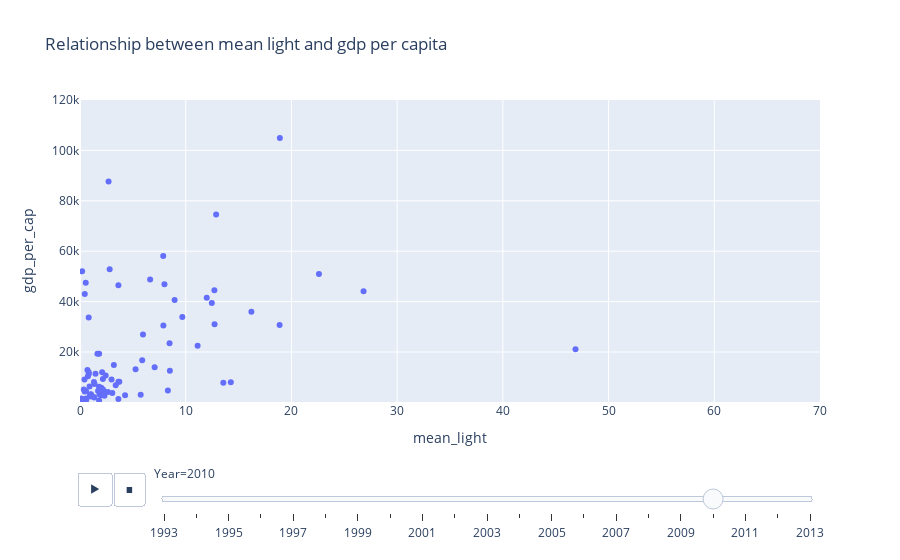

Notebook cell for this chart:
### Code cell
fig = px.scatter(imputed_df, x="mean_light", y="gdp_per_cap", animation_frame="Year", animation_group="Country",hover_name="Country",
           range_x=[0,70], range_y=[150,120000], title='Relationship between mean light and gdp per capita')
fig.show()

### Figure 1 — Plotly figure (JSON) as saved in the notebook; plotly's stock layout.template omitted (floating-point values rounded to 4 significant figures)
{"data": [{"hoverlabel": {"namelength": 0}, "hovertemplate": "<b>%{hovertext}</b><br><br>Year=2010<br>mean_light=%{x}<br>gdp_per_cap=%{y}", "hovertext": ["Albania", "Algeria", "Argentina", "Armenia", "Australia", "Austria", "Azerbaijan", "Bangladesh", "Belarus", "Belgium", "Benin", "Brazil", "Bulgaria", "Cameroon", "Canada", "Chile", "China", "Colombia", "Costa Rica", "Croatia", "Cyprus", "Denmark", "Ecuador", "Egypt", "El Salvador", "Estonia", "Ethiopia", "Finland", "France", "Georgia", "Germany", "Ghana", "Greece", "Guatemala", "Honduras", "Hungary", "Iceland", "India", "Indonesia", "Ireland", "Israel", "Italy", "Jamaica", "Japan", "Jordan", "Kazakhstan", "Kyrgyzstan", "Latvia", "Lebanon", "Lithuania", "Luxembourg", "Malaysia", "Malta", "Mauritius", "Mexico", "Morocco", "Mozambique", "Netherlands", "New Zealand", "Nicaragua", "Nigeria", "Norway", "Oman", "Panama", "Paraguay", "Peru", "Philippines", "Poland", "Portugal", "Romania", "Saudi Arabia", "Senegal", "Slovakia", "Slovenia", "South Africa", "Spain", "Sri Lanka", "Sweden", "Switzerland", "Thailand", "Togo", "Tunisia", "Turkey", "Ukraine", "United Arab Emirates", "United Kingdom", "Uruguay", "Zambia"], "ids": ["Albania", "Algeria", "Argentina", "Armenia", "Australia", "Austria", "Azerbaijan", "Bangladesh", "Belarus", "Belgium", "Benin", "Brazil", "Bulgaria", "Cameroon", "Canada", "Chile", "China", "Colombia", "Costa Rica", "Croatia", "Cyprus", "Denmark", "Ecuador", "Egypt", "El Salvador", "Estonia", "Ethiopia", "Finland", "France", "Georgia", "Germany", "Ghana", "Greece", "Guatemala", "Honduras", "Hungary", "Iceland", "India", "Indonesia", "Ireland", "Israel", "Italy", "Jamaica", "Japan", "Jordan", "Kazakhstan", "Kyrgyzstan", "Latvia", "Lebanon", "Lithuania", "Luxembourg", "Malaysia", "Malta", "Mauritius", "Mexico", "Morocco", "Mozambique", "Netherlands", "New Zealand", "Nicaragua", "Nigeria", "Norway", "Oman", "Panama", "Paraguay", "Peru", "Philippines", "Poland", "Portugal", "Romania", "Saudi Arabia", "Senegal", "Slovakia", "Slovenia", "South Africa", "Spain", "Sri Lanka", "Sweden", "Switzerland", "Thailand", "Togo", "Tunisia", "Turkey", "Ukraine", "United Arab Emirates", "United Kingdom", "Uruguay", "Zambia"], "legendgroup": "", "marker": {"color": "#636efa", "symbol": "circle"}, "mode": "markers", "name": "", "showlegend": false, "type": "scatter", "x": [2.366, 0.5682, 0.7531, 1.85, 0.201, 7.989, 2.011, 1.806, 1.797, 26.82, 0.2518, 0.834, 3.378, 0.08623, 0.5416, 0.7044, 1.71, 0.9008, 3.718, 7.061, 12.73, 7.872, 2.135, 2.31, 5.741, 3.203, 0.05471, 3.632, 8.952, 1.044, 11.99, 0.5722, 5.957, 1.961, 1.361, 5.257, 0.4516, 3.632, 0.9782, 6.633, 18.88, 16.21, 8.314, 12.71, 3.059, 0.4224, 0.5756, 1.466, 13.56, 2.096, 18.91, 2.984, 46.87, 14.26, 2.164, 0.9521, 0.08337, 22.6, 0.8213, 0.5853, 0.9148, 2.703, 1.811, 1.319, 0.4504, 0.3566, 1.283, 8.502, 11.13, 3.632, 1.649, 0.2524, 5.885, 8.472, 1.377, 7.886, 4.265, 2.806, 12.87, 2.176, 0.2828, 2.642, 2.429, 2.229, 9.68, 12.47, 0.8264, 0.1177], "xaxis": "x", "y": [4094.0, 4481.0, 10390.0, 3218.0, 52020.0, 46860.0, 5843.0, 781.2, 6181.0, 44140.0, 758.4, 11290.0, 6843.0, 1285.0, 47450.0, 12810.0, 4550.0, 6327.0, 8142.0, 13920.0, 31020.0, 58040.0, 4634.0, 2645.0, 2983.0, 14780.0, 341.6, 46460.0, 40640.0, 3233.0, 41530.0, 1298.0, 26920.0, 2825.0, 1904.0, 13110.0, 43020.0, 1358.0, 3122.0, 48720.0, 30690.0, 36000.0, 4704.0, 44510.0, 3690.0, 9070.0, 880.0, 11340.0, 7757.0, 11950.0, 105000.0, 9041.0, 21110.0, 8000.0, 9271.0, 2840.0, 471.2, 50950.0, 33690.0, 1504.0, 2292.0, 87690.0, 19280.0, 8082.0, 4356.0, 5082.0, 2124.0, 12600.0, 22500.0, 8210.0, 19260.0, 1279.0, 16730.0, 23510.0, 7329.0, 30500.0, 2800.0, 52820.0, 74610.0, 5076.0, 533.5, 4142.0, 10670.0, 2965.0, 33890.0, 39440.0, 11990.0, 1489.0], "yaxis": "y"}], "layout": {"autosize": true, "legend": {"tracegroupgap": 0}, "sliders": [{"active": 17, "currentvalue": {"prefix": "Year="}, "len": 0.9, "pad": {"b": 10, "t": 60}, "steps": [{"args": [["1993"], {"frame": {"duration": 0, "redraw": false}, "fromcurrent": true, "mode": "immediate", "transition": {"duration": 0, "easing": "linear"}}], "label": "1993", "method": "animate"}, {"args": [["1994"], {"frame": {"duration": 0, "redraw": false}, "fromcurrent": true, "mode": "immediate", "transition": {"duration": 0, "easing": "linear"}}], "label": "1994", "method": "animate"}, {"args": [["1995"], {"frame": {"duration": 0, "redraw": false}, "fromcurrent": true, "mode": "immediate", "transition": {"duration": 0, "easing": "linear"}}], "label": "1995", "method": "animate"}, {"args": [["1996"], {"frame": {"duration": 0, "redraw": false}, "fromcurrent": true, "mode": "immediate", "transition": {"duration": 0, "easing": "linear"}}], "label": "1996", "method": "animate"}, {"args": [["1997"], {"frame": {"duration": 0, "redraw": false}, "fromcurrent": true, "mode": "immediate", "transition": {"duration": 0, "easing": "linear"}}], "label": "1997", "method": "animate"}, {"args": [["1998"], {"frame": {"duration": 0, "redraw": false}, "fromcurrent": true, "mode": "immediate", "transition": {"duration": 0, "easing": "linear"}}], "label": "1998", "method": "animate"}, {"args": [["1999"], {"frame": {"duration": 0, "redraw": false}, "fromcurrent": true, "mode": "immediate", "transition": {"duration": 0, "easing": "linear"}}], "label": "1999", "method": "animate"}, {"args": [["2000"], {"frame": {"duration": 0, "redraw": false}, "fromcurrent": true, "mode": "immediate", "transition": {"duration": 0, "easing": "linear"}}], "label": "2000", "method": "animate"}, {"args": [["2001"], {"frame": {"duration": 0, "redraw": false}, "fromcurrent": true, "mode": "immediate", "transition": {"duration": 0, "easing": "linear"}}], "label": "2001", "method": "animate"}, {"args": [["2002"], {"frame": {"duration": 0, "redraw": false}, "fromcurrent": true, "mode": "immediate", "transition": {"duration": 0, "easing": "linear"}}], "label": "2002", "method": "animate"}, {"args": [["2003"], {"frame": {"duration": 0, "redraw": false}, "fromcurrent": true, "mode": "immediate", "transition": {"duration": 0, "easing": "linear"}}], "label": "2003", "method": "animate"}, {"args": [["2004"], {"frame": {"duration": 0, "redraw": false}, "fromcurrent": true, "mode": "immediate", "transition": {"duration": 0, "easing": "linear"}}], "label": "2004", "method": "animate"}, {"args": [["2005"], {"frame": {"duration": 0, "redraw": false}, "fromcurrent": true, "mode": "immediate", "transition": {"duration": 0, "easing": "linear"}}], "label": "2005", "method": "animate"}, {"args": [["2006"], {"frame": {"duration": 0, "redraw": false}, "fromcurrent": true, "mode": "immediate", "transition": {"duration": 0, "easing": "linear"}}], "label": "2006", "method": "animate"}, {"args": [["2007"], {"frame": {"duration": 0, "redraw": false}, "fromcurrent": true, "mode": "immediate", "transition": {"duration": 0, "easing": "linear"}}], "label": "2007", "method": "animate"}, {"args": [["2008"], {"frame": {"duration": 0, "redraw": false}, "fromcurrent": true, "mode": "immediate", "transition": {"duration": 0, "easing": "linear"}}], "label": "2008", "method": "animate"}, {"args": [["2009"], {"frame": {"duration": 0, "redraw": false}, "fromcurrent": true, "mode": "immediate", "transition": {"duration": 0, "easing": "linear"}}], "label": "2009", "method": "animate"}, {"args": [["2010"], {"frame": {"duration": 0, "redraw": false}, "fromcurrent": true, "mode": "immediate", "transition": {"duration": 0, "easing": "linear"}}], "label": "2010", "method": "animate"}, {"args": [["2011"], {"frame": {"duration": 0, "redraw": false}, "fromcurrent": true, "mode": "immediate", "transition": {"duration": 0, "easing": "linear"}}], "label": "2011", "method": "animate"}, {"args": [["2012"], {"frame": {"duration": 0, "redraw": false}, "fromcurrent": true, "mode": "immediate", "transition": {"duration": 0, "easing": "linear"}}], "label": "2012", "method": "animate"}, {"args": [["2013"], {"frame": {"duration": 0, "redraw": false}, "fromcurrent": true, "mode": "immediate", "transition": {"duration": 0, "easing": "linear"}}], "label": "2013", "method": "animate"}], "x": 0.1, "xanchor": "left", "y": 0, "yanchor": "top"}], "title": {"text": "Relationship between mean light and gdp per capita"}, "updatemenus": [{"buttons": [{"args": [null, {"frame": {"duration": 500, "redraw": false}, "fromcurrent": true, "mode": "immediate", "transition": {"duration": 500, "easing": "linear"}}], "label": "&#9654;", "method": "animate"}, {"args": [[null], {"frame": {"duration": 0, "redraw": false}, "fromcurrent": true, "mode": "immediate", "transition": {"duration": 0, "easing": "linear"}}], "label": "&#9724;", "method": "animate"}], "direction": "left", "pad": {"r": 10, "t": 70}, "showactive": false, "type": "buttons", "x": 0.1, "xanchor": "right", "y": 0, "yanchor": "top"}], "xaxis": {"anchor": "y", "domain": [0, 1], "range": [0, 70], "title": {"text": "mean_light"}, "type": "linear"}, "yaxis": {"anchor": "x", "domain": [0, 1], "range": [150, 120000], "title": {"text": "gdp_per_cap"}, "type": "linear"}}}
